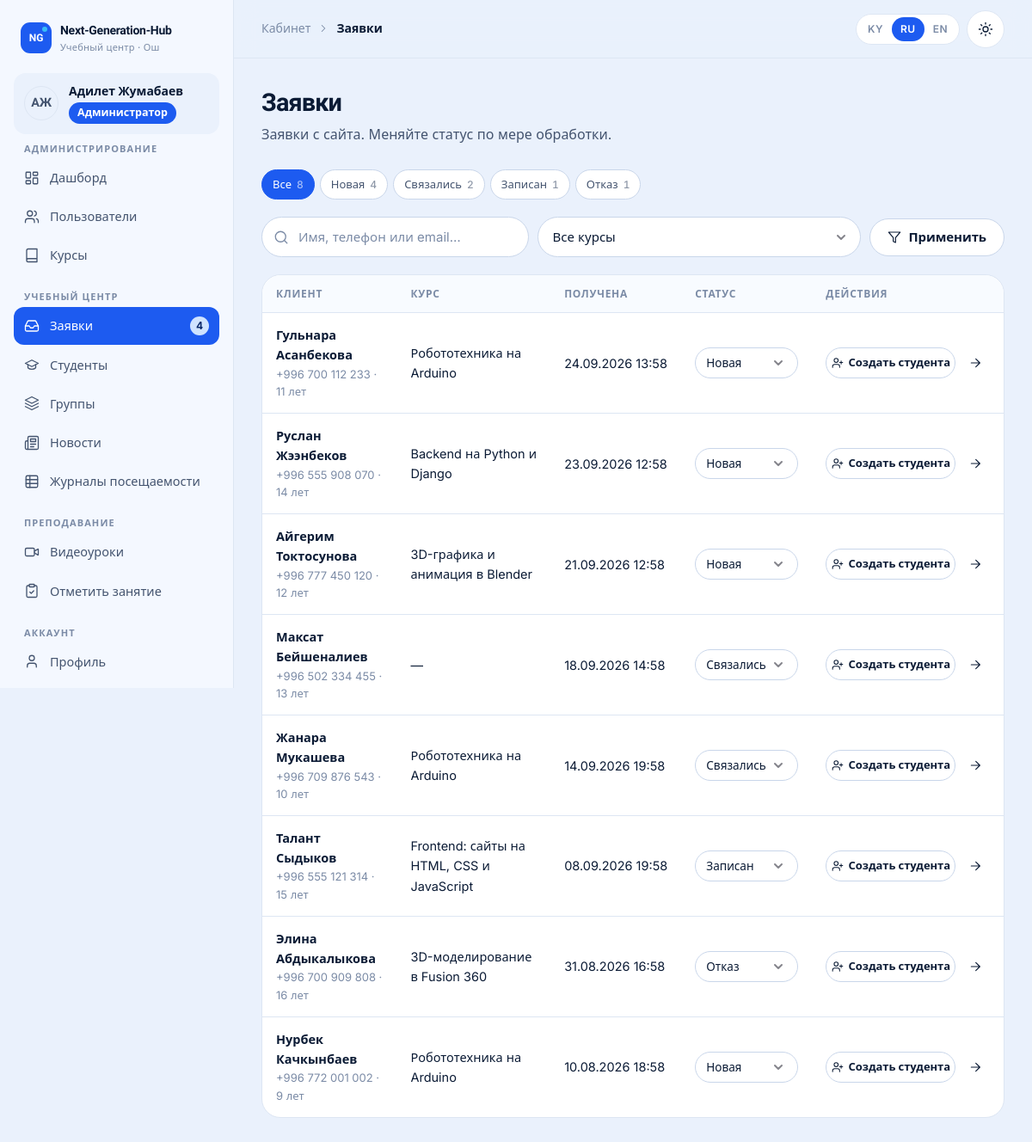
/cabinet/manager/requests/ (signed in), run on an earlier commit of the app's database.
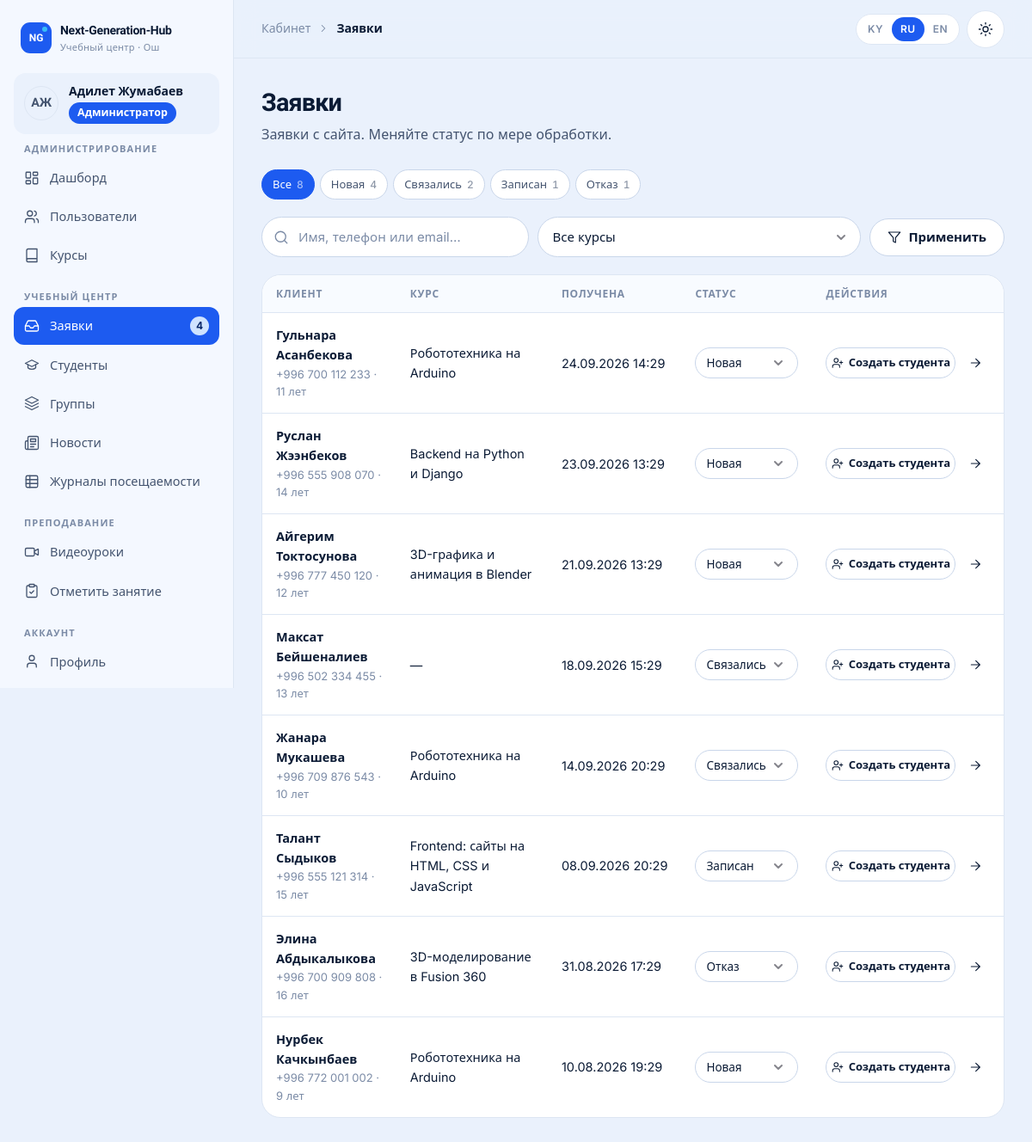
And on a later commit of the database.
### accounts/models.py (models this page shows, shortened)
class User(AbstractUser):
    class Role(models.TextChoices):
        ADMIN = "admin", _("Administrator")
        MANAGER = "manager", _("Manager")
        TEACHER = "teacher", _("Teacher")
        STUDENT = "student", _("Student")
    role = models.CharField(_("role"), max_length=16, choices=Role.choices, default=Role.STUDENT, db_index=True)
    phone = models.CharField(_("phone"), max_length=32, blank=True)
    photo = models.ImageField(_("photo"), upload_to="users/", blank=True)
    specialization = models.CharField(_("specialization"), max_length=160, blank=True)
    about = models.TextField(_("about"), blank=True)
    class Meta:
        verbose_name = _("user")
        verbose_name_plural = _("users")
        ordering = ["last_name", "first_name", "username"]
    @property
    def display_name(self):
        return self.get_full_name() or self.username
    @property
    def initials(self):
        parts = [p for p in (self.first_name, self.last_name) if p]
        if parts:
            return "".join(p[0] for p in parts).upper()[:2]
        return self.username[:2].upper()
    @property
    def is_admin_role(self):
        return self.is_superuser or self.role == self.Role.ADMIN
    @property
    def is_student(self):
        return self.role == self.Role.STUDENT
    def has_role(self, *roles):
        return self.is_admin_role or self.role in roles

### core/models.py (models this page shows, shortened)
class EnrollmentRequest(models.Model):
    class Status(models.TextChoices):
        NEW = "new", _("New")
        CONTACTED = "contacted", _("Contacted")
        ENROLLED = "enrolled", _("Enrolled")
        REJECTED = "rejected", _("Rejected")
    name = models.CharField(_("name"), max_length=120)
    phone = models.CharField(_("phone"), max_length=32)
    email = models.EmailField(_("email"), blank=True)
    age = models.PositiveSmallIntegerField(
        _("age"), null=True, blank=True, validators=[MinValueValidator(5), MaxValueValidator(99)]
    )
    course = models.ForeignKey(
        Course, verbose_name=_("course"), on_delete=models.SET_NULL, null=True, blank=True, related_name="requests"
    )
    message = models.TextField(_("message"), blank=True)
    status = models.CharField(_("status"), max_length=12, choices=Status.choices, default=Status.NEW, db_index=True)
    manager_note = models.TextField(_("manager note"), blank=True)
    handled_by = models.ForeignKey(
        settings.AUTH_USER_MODEL,
        verbose_name=_("handled by"),
        on_delete=models.SET_NULL,
        null=True,
        blank=True,
        related_name="handled_requests",
    )
    student = models.ForeignKey(
        settings.AUTH_USER_MODEL,
        verbose_name=_("student account"),
        on_delete=models.SET_NULL,
        null=True,
        blank=True,
        related_name="enrollment_requests",
    )
    created_at = models.DateTimeField(_("received"), auto_now_add=True, db_index=True)
    updated_at = models.DateTimeField(auto_now=True)
    class Meta:
        verbose_name = _("enrollment request")
        verbose_name_plural = _("enrollment requests")
        ordering = ["-created_at"]

class TranslatableMixin:
    def tr(self, field, lang=None):
        lang = (lang or get_language() or FALLBACK_LANGUAGE).split("-")[0]
        if lang not in CONTENT_LANGUAGES:
            lang = FALLBACK_LANGUAGE
        value = getattr(self, f"{field}_{lang}", "") or ""
        if not value and lang != FALLBACK_LANGUAGE:
            value = getattr(self, f"{field}_{FALLBACK_LANGUAGE}", "") or ""
        return value

class Course(TranslatableMixin, models.Model):
    class Level(models.TextChoices):
        BEGINNER = "beginner", _("Beginner")
        INTERMEDIATE = "intermediate", _("Intermediate")
        ADVANCED = "advanced", _("Advanced")
    direction = models.CharField(_("direction"), max_length=20, choices=Direction.choices, db_index=True)
    slug = models.SlugField(_("slug"), max_length=80, unique=True)
    title_ru = models.CharField(_("title (RU)"), max_length=160)
    title_ky = models.CharField(_("title (KY)"), max_length=160, blank=True)
    title_en = models.CharField(_("title (EN)"), max_length=160, blank=True)
    short_ru = models.CharField(_("short description (RU)"), max_length=300, blank=True)
    short_ky = models.CharField(_("short description (KY)"), max_length=300, blank=True)
    short_en = models.CharField(_("short description (EN)"), max_length=300, blank=True)
    description_ru = models.TextField(_("full description (RU)"), blank=True)
    description_ky = models.TextField(_("full description (KY)"), blank=True)
    description_en = models.TextField(_("full description (EN)"), blank=True)
    level = models.CharField(_("level"), max_length=20, choices=Level.choices, default=Level.BEGINNER)
    age_from = models.PositiveSmallIntegerField(_("age from"), default=10)
    age_to = models.PositiveSmallIntegerField(_("age to"), default=17)
    duration_months = models.PositiveSmallIntegerField(_("duration, months"), default=6)
    lessons_per_week = models.PositiveSmallIntegerField(_("lessons per week"), default=2)
    price = models.PositiveIntegerField(_("price, KGS per month"), default=0)
    cover = models.ImageField(_("cover"), upload_to="courses/", blank=True)
    teachers = models.ManyToManyField(
        settings.AUTH_USER_MODEL,
        verbose_name=_("teachers"),
        related_name="courses_taught",
        blank=True,
        limit_choices_to={"role": "teacher"},
    )
    is_active = models.BooleanField(_("active"), default=True)
    order = models.PositiveSmallIntegerField(_("order"), default=0)
    created_at = models.DateTimeField(auto_now_add=True)
    class Meta:
        verbose_name = _("course")
        verbose_name_plural = _("courses")
        ordering = ["order", "title_ru"]

### cabinet/views/manager.py (the view)
# urls.py: path("manager/requests/", manager.request_list, name="manager_requests"),
@role_required(R.MANAGER)
def request_list(request):
    qs = EnrollmentRequest.objects.select_related("course", "handled_by", "student")
    status = request.GET.get("status", "")
    course = request.GET.get("course", "")
    q = request.GET.get("q", "").strip()
    if status in S.values:
        qs = qs.filter(status=status)
    if course.isdigit():
        qs = qs.filter(course_id=course)
    if q:
        qs = qs.filter(Q(name__icontains=q) | Q(phone__icontains=q) | Q(email__icontains=q))
    counts = dict(EnrollmentRequest.objects.values_list("status").annotate(n=Count("id")).values_list("status", "n"))
    return render(
        request,
        "cabinet/manager/request_list.html",
        {
            "page_obj": paginate(request, qs, 20),
            "statuses": [{"key": k, "label": l, "count": counts.get(k, 0)} for k, l in S.choices],
            "total": sum(counts.values()),
            "courses": Course.objects.all(),
            "status_filter": status,
            "course_filter": course,
            "q": q,
            "page_title": _("Requests"),
        },
    )

### cabinet/navigation.py (called while the page is built)
def _item(label, url_name, icon, match=None, badge=None, external=False):
    return {
        "label": label,
        "url": url_name if external else reverse(url_name),
        "icon": icon,
        "match": match or [url_name.split(":")[-1]],
        "badge": badge,
        "external": external,
    }

def sidebar(request):
    path = request.path
    user = getattr(request, "user", None)
    if not user or not user.is_authenticated or not (path.startswith("/cabinet/") or path.startswith("/accounts/")):
        return {}
    match = getattr(request, "resolver_match", None)
    current = match.url_name if match and match.url_name else ""
    return {"sidebar_sections": build_sidebar(user, current)}

### cabinet/views/common.py (called while the page is built)
def paginate(request, queryset, per_page=20):
    return Paginator(queryset, per_page).get_page(request.GET.get("page"))

### core/context_processors.py (called while the page is built)
def site(request):
    return {
        "SITE": {
            "name": settings.SITE_NAME,
            "phone": settings.SITE_PHONE,
            "phone_href": "tel:" + "".join(ch for ch in settings.SITE_PHONE if ch.isdigit() or ch == "+"),
            "email": settings.SITE_EMAIL,
            "address": settings.SITE_ADDRESS or _("Osh, Lenin street 205, 2nd floor"),
            "hours": settings.SITE_HOURS or _("Mon–Sat, 9:00–20:00"),
            "instagram": settings.SITE_INSTAGRAM,
            "telegram": settings.SITE_TELEGRAM,
            "whatsapp": settings.SITE_WHATSAPP,
            "map_url": settings.SITE_MAP_URL,
        },
        "MAX_VIDEO_UPLOAD_MB": settings.MAX_VIDEO_UPLOAD_MB,
        "SHOW_DEMO_ACCOUNTS": settings.SHOW_DEMO_ACCOUNTS,
    }

### core/icons.py (called while the page is built)
def svg(name, size=20, cls="", label=""):
    body = ICONS.get(name, ICONS["info"])
    aria = f'role="img" aria-label="{label}"' if label else 'aria-hidden="true"'
    return (
        f'<svg class="icon {cls}" width="{size}" height="{size}" viewBox="0 0 24 24" fill="none" '
        f'stroke="currentColor" stroke-width="1.75" stroke-linecap="round" stroke-linejoin="round" '
        f'focusable="false" {aria}>{body}</svg>'
    )

### core/templatetags/core_tags.py (called while the page is built)
@register.filter
def tr(obj, field):
    if obj is None:
        return ""
    return obj.tr(field)

@register.simple_tag
def icon(name, size=20, cls="", label=""):
    return mark_safe(svg(name, size, escape(cls), escape(label)))

### templates/cabinet/manager/request_list.html (shortened to what this page needs)
{% extends "cabinet/base.html" %}
{% load i18n core_tags %}
{% block content %}
<div class="page-head">
  <div><h1>{% trans "Requests" %}</h1><p>{% trans "Requests from the website. Change the status as you process them." %}</p></div>
</div>
<nav class="tabs" aria-label="{% trans 'Filter by status' %}">
  <a class="chip{% if not status_filter %} is-active{% endif %}" href="{% query status='' page='' %}">{% trans "All" %} <span class="count">{{ total }}</span></a>
  {% for s in statuses %}<a class="chip{% if status_filter == s.key %} is-active{% endif %}" href="{% query status=s.key page='' %}">{{ s.label }} <span class="count">{{ s.count }}</span></a>{% endfor %}
</nav>
<form class="toolbar" method="get" role="search">
  <label class="search"><span class="sr-only">{% trans "Search" %}</span>{% icon "search" 18 %}<input type="search" name="q" value="{{ q }}" placeholder="{% trans 'Name, phone or email…' %}"></label>
  <select id="r-course" name="course" data-autosubmit>
    <option value="">{% trans "All courses" %}</option>
  </select>
  <button class="btn" type="submit">{% icon "filter" 16 %} {% trans "Apply" %}</button>
</form>
<div class="card">
  {% if page_obj.object_list %}
  <div class="table-wrap">
    <table class="table table-stack">
      <thead><tr><th>{% trans "Client" %}</th><th>{% trans "Course" %}</th><th>{% trans "Received" %}</th><th>{% trans "Status" %}</th><th class="text-right">{% trans "Actions" %}</th></tr></thead>
      <tbody>
        {% for r in page_obj %}
        <tr>
          <td data-label="{% trans 'Client' %}"><a class="row-link" href="{% url 'cabinet:manager_request_detail' r.pk %}">{{ r.name }}</a><div class="faint" style="font-size:13px"><a href="tel:{{ r.phone }}">{{ r.phone }}</a>{% if r.age %} · {{ r.age }} {% trans "y.o." %}{% endif %}</div></td>
          <td data-label="{% trans 'Course' %}">{{ r.course|tr:"title"|default:"—" }}</td>
          <td data-label="{% trans 'Received' %}" class="nowrap">{{ r.created_at|date:"d.m.Y H:i" }}</td>
          <td data-label="{% trans 'Status' %}">
            <form method="post" action="{% url 'cabinet:manager_request_status' r.pk %}">{% csrf_token %}
              <select id="st-{{ r.pk }}" name="status" data-autosubmit style="min-height:36px;padding:6px 36px 6px 12px;border-radius:999px;width:auto;font-size:13.5px">
                {% for s in statuses %}<option value="{{ s.key }}"{% if r.status == s.key %} selected{% endif %}>{{ s.label }}</option>{% endfor %}
              </select>
            </form>
          </td>
          <td class="text-right"><div class="actions">
            {% if r.student %}<a class="btn btn-xs" href="{% url 'cabinet:manager_student_edit' r.student.pk %}">{% icon "user" 14 %} {% trans "Student" %}</a>
            {% else %}<a class="btn btn-xs" href="{% url 'cabinet:manager_request_to_student' r.pk %}">{% icon "user-plus" 14 %} {% trans "Create student" %}</a>{% endif %}
            <a class="btn btn-ghost btn-icon btn-sm" href="{% url 'cabinet:manager_request_detail' r.pk %}" aria-label="{% trans 'Open' %}">{% icon "arrow-right" 16 %}</a>
          </div></td>
        </tr>
        {% endfor %}
      </tbody>
    </table>
  </div>
  {% else %}
    {% trans "No requests found" as t1 %}{% trans "Try changing the filters." as t2 %}
  {% endif %}
</div>
{% endblock %}

### templates/cabinet/base.html (shortened to what this page needs)
{% load static i18n core_tags %}{% get_current_language as LANGUAGE_CODE %}<!doctype html>
<html lang="{{ LANGUAGE_CODE }}" class="no-js">
<head>
  {% include "partials/head.html" %}
</head>
<body>
  <div class="cab">
    <aside class="cab-sidebar" id="cab-sidebar" aria-label="{% trans 'Cabinet menu' %}">
      <div class="row-between" style="flex-wrap:nowrap">
        {% include "partials/logo.html" %}
      </div>
      <a class="cab-user" href="{% url 'accounts:profile' %}">
        {% include "partials/avatar.html" with u=user %}
        <span class="grow" style="min-width:0"><b>{{ user.display_name }}</b><span class="badge badge-role-{{ user.role }} no-dot" style="margin-top:4px">{{ user.get_role_display }}</span></span>
      </a>
      <nav class="cab-nav">
        {% for title, items in sidebar_sections %}
        <div>
          <h6>{{ title }}</h6>
          <ul>
            {% for item in items %}
            <li><a href="{{ item.url }}"{% if item.active %} aria-current="page"{% endif %}>{% icon item.icon 18 %}<span>{{ item.label }}</span>{% if item.badge %}<span class="nav-badge" aria-label="{% trans 'new' %}">{{ item.badge }}</span>{% endif %}</a></li>
            {% endfor %}
          </ul>
        </div>
        {% endfor %}
      </nav>
    </aside>
    <div class="cab-main">
      <header class="cab-topbar">
        <div class="crumbs">{% block crumbs %}<span>{% trans "Cabinet" %}</span>{% icon "chevron-right" 14 %}<b>{{ page_title }}</b>{% endblock %}</div>
        <div class="tools">
          {% include "partials/lang_switch.html" %}
          {% include "partials/theme_toggle.html" %}
        </div>
      </header>
      <main class="cab-content" id="content">
        {% block content %}{% endblock %}
      </main>
    </div>
  </div>
</body>
</html>

### templates/partials/head.html (shortened to what this page needs)
{% load static i18n %}<meta charset="utf-8">
<link rel="stylesheet" href="{% static 'css/main.css' %}">

### templates/partials/logo.html
{% load i18n %}<a href="{% url 'core:home' %}" class="logo" aria-label="Next-Generation-Hub — {% trans 'home page' %}">
  <span class="logo-mark" aria-hidden="true">NG</span>
  <span class="logo-text">Next-Generation-Hub<small>{% trans "Learning center · Osh" %}</small></span>
</a>

### templates/partials/avatar.html
<span class="avatar {{ size|default:'' }}" aria-hidden="true">{% if u.photo %}<img src="{{ u.photo.url }}" alt="" loading="lazy">{% else %}{{ u.initials }}{% endif %}</span>

### templates/partials/lang_switch.html (shortened to what this page needs)
{% load i18n %}{% get_current_language as LANGUAGE_CODE %}{% get_available_languages as LANGUAGES %}<div class="lang-switch" role="group" aria-label="{% trans 'Language' %}">
  <form action="{% url 'set_language' %}" method="post">{% csrf_token %}
    {% for code, name in LANGUAGES %}<button type="submit" name="language" value="{{ code }}" lang="{{ code }}" title="{{ name }}" aria-label="{{ name }}"{% if code == LANGUAGE_CODE %} aria-current="true"{% endif %}>{{ code|upper }}</button>{% endfor %}
  </form>
</div>

### templates/partials/theme_toggle.html
{% load i18n core_tags %}<button type="button" class="theme-toggle" data-theme-toggle aria-pressed="false" aria-label="{% trans 'Switch theme' %}" title="{% trans 'Switch theme' %}">{% icon "sun" 18 "icon-sun" %}{% icon "moon" 18 "icon-moon" %}</button>

### templates/partials/pagination.html (shortened to what this page needs)
{% load i18n core_tags %}

### templates/partials/messages.html (shortened to what this page needs)
{% load i18n core_tags %}

What changed in the data, as far as the page shows it:
changed EnrollmentRequest "Гульнара Асанбекова": created_at "24.09.2026 13:58" → "24.09.2026 14:29"
changed EnrollmentRequest "Руслан Жээнбеков": created_at "23.09.2026 12:58" → "23.09.2026 13:29"
changed EnrollmentRequest "Айгерим Токтосунова": created_at "21.09.2026 12:58" → "21.09.2026 13:29"
changed EnrollmentRequest "Максат Бейшеналиев": created_at "18.09.2026 14:58" → "18.09.2026 15:29"
changed EnrollmentRequest "Жанара Мукашева": created_at "14.09.2026 19:58" → "14.09.2026 20:29"
changed EnrollmentRequest "Талант Сыдыков": created_at "08.09.2026 19:58" → "08.09.2026 20:29"
changed EnrollmentRequest "Элина Абдыкалыкова": created_at "31.08.2026 16:58" → "31.08.2026 17:29"
changed EnrollmentRequest "Нурбек Качкынбаев": created_at "10.08.2026 18:58" → "10.08.2026 19:29"
